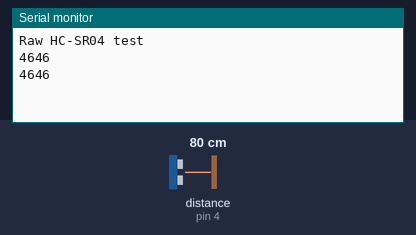
Recording of a sketch running on a simulated Arduino Uno, built with avr-gcc and run on an emulated ATmega328P. Shown: the last lines printed to the serial monitor. Wiring (inferred from the names in the program): ultrasonic range finder: trigger pin 5; echo pin 4. Inputs (shaded band) come from the test bench; at power-on: distance to the obstacle (sensor on pin 4) 80 cm. The echo pulse lasts 58.3 µs per cm.

Above: at 2.2 s.
2.3 s: distance to the obstacle (sensor on pin 4) set to 2 cm
At 3.6 s:
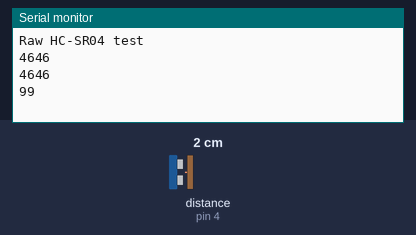
3.8 s: distance to the obstacle (sensor on pin 4) set to 4 cm
At 4.8 s:
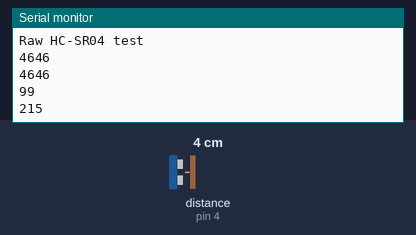
Timing chart, 0 to 6.8 s (numbered marks = the images above; inputs shaded):
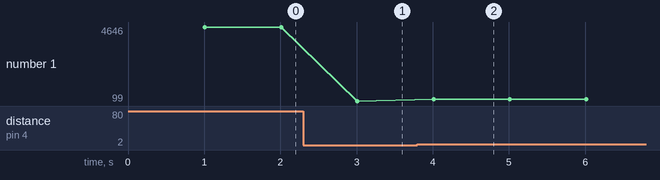

The sketch:

ultrasonic_raw.ino
```cpp
/*
 * Raw HC-SR04 test - Arduino D1 Mini (ESP8266)
 * Board: "LOLIN(WEMOS) D1 R2 & mini"
 *
 * Wiring:
 *   TRIG -> D1 (GPIO5)
 *   ECHO -> D2 (GPIO4)
 *   VCC  -> 5V
 *   GND  -> GND
 */

#define TRIG_PIN 5   // D1 = GPIO5
#define ECHO_PIN 4   // D2 = GPIO4

void setup() {
  Serial.begin(115200);
  delay(1000);
  pinMode(TRIG_PIN, OUTPUT);
  pinMode(ECHO_PIN, INPUT);
  Serial.println("Raw HC-SR04 test");
}

void loop() {
  digitalWrite(TRIG_PIN, LOW);
  delayMicroseconds(2);
  digitalWrite(TRIG_PIN, HIGH);
  delayMicroseconds(10);
  digitalWrite(TRIG_PIN, LOW);

  long d = pulseIn(ECHO_PIN, HIGH, 50000);
  Serial.println(d);  // Raw microseconds — 0 means no echo

  delay(1000);
}
```

Measured:
- after the input at 2.3 s, the serial monitor: prints a new line after 0.71 s (image 1)
- after the input at 3.8 s, the serial monitor: prints a new line after 0.21 s (image 2)
- plotted number 1: 4646 → 99 after the input at 2.3 s, 99 → 215 after the input at 3.8 s
